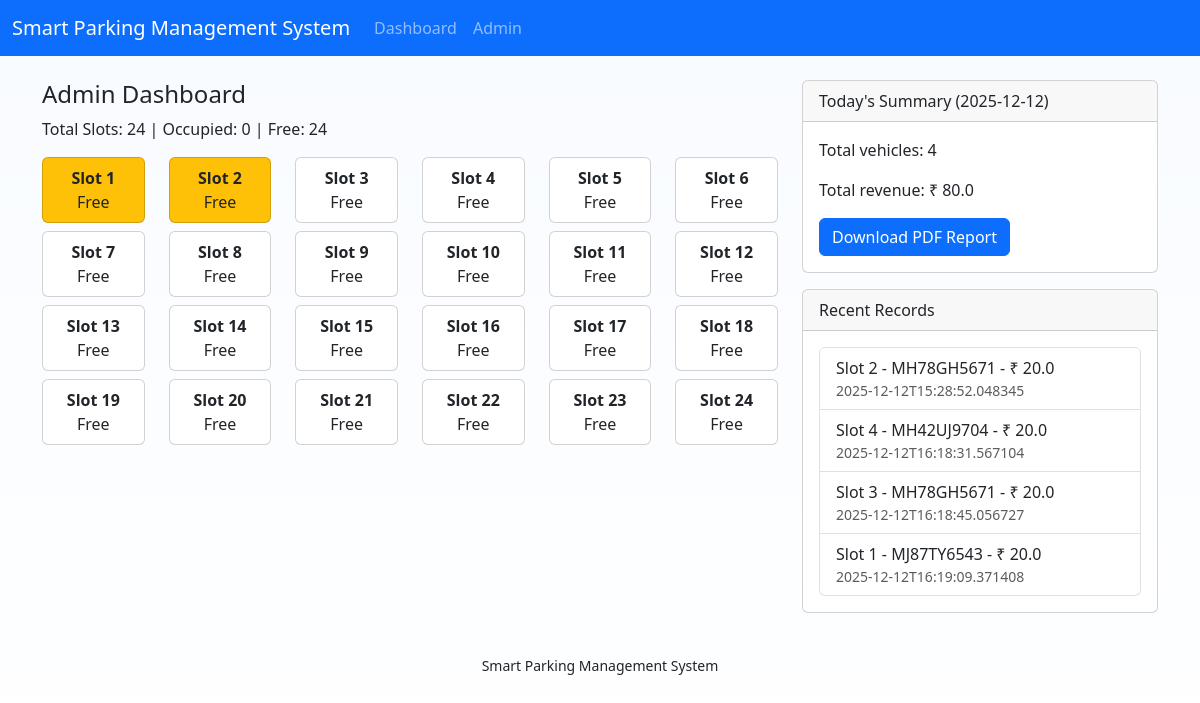
The page /admin on the database its author committed.
### parking/models.py (models this page shows, shortened)
class VehicleRecord(db.Model):
    __tablename__ = "vehicle_records"
    id = db.Column(db.Integer, primary_key=True)
    number = db.Column(db.String(64), nullable=False)
    vtype = db.Column(db.String(32), nullable=False)
    entry_time = db.Column(db.DateTime, default=datetime.utcnow)
    exit_time = db.Column(db.DateTime, nullable=True)
    slot = db.Column(db.Integer, nullable=False)
    fee = db.Column(db.Float, default=0.0)

### app.py (the view)
@app.route("/admin")
def admin():
    status = manager.current_status()
    today_summary = manager.daily_revenue_summary(date.today())
    return render_template(
        "admin.html",
        status=status,
        summary=today_summary,
        reportlab_available=REPORTLAB_AVAILABLE
    )

### parking/manager.py (called while the page is built, shortened)
    def current_status(self):
        occupied = self.storage.get_all_occupied()
        free_slots = [i for i in range(1, self.total_slots + 1)
                      if i not in [v["slot"] for v in occupied]]
        return {
            "total_slots": self.total_slots,
            "occupied_count": len(occupied),
            "free_count": len(free_slots),
            "free_slots": free_slots,
            "occupied": occupied,
            "vip_slots": sorted(list(self.vip_slots))
        }

    def daily_revenue_summary(self, qdate: date):
        records = self.storage.get_daily_records(qdate)
        total = sum(r["fee"] for r in records)
        return {
            "date": qdate.isoformat(),
            "total_vehicles": len(records),
            "total_revenue": total,
            "records": records
        }

### parking/storage.py (called while the page is built)
    def get_all_occupied(self):
        return [v for v in self.slots.values() if v is not None]

    def get_daily_records(self, query_date: date):
        results = VehicleRecord.query.filter(
            db.func.date(VehicleRecord.exit_time) == query_date  # <-- FIXED
        ).all()
        final = []
        for r in results:
            final.append({
                "vehicle_number": r.number,
                "vtype": r.vtype,
                "entry": r.entry_time.isoformat(),
                "exit": r.exit_time.isoformat(),
                "slot": r.slot,
                "fee": float(r.fee)
            })
        return final

### templates/admin.html
{% extends "base.html" %}
{% block content %}
<div class="row">
  <div class="col-md-8">
    <h4>Admin Dashboard</h4>
    <p>
      Total Slots: {{ status.total_slots }} |
      Occupied: {{ status.occupied_count }} |
      Free: {{ status.free_count }}
    </p>
    <div id="slotGridAdmin">
      <div class="row">
        {% for slot in range(1, status.total_slots + 1) %}
          {% set vehicle = status.occupied | selectattr("slot", "equalto", slot) | list | first %}
          <div class="col-2 mb-2">
            <div class="card text-center {% if slot in status.vip_slots %}bg-warning{% endif %} {% if vehicle %}bg-danger text-white{% endif %}">
              <div class="card-body p-2">
                <strong>Slot {{ slot }}</strong><br>
                {% if vehicle %}
                  {{ vehicle.vehicle_number }}
                {% else %}
                  Free
                {% endif %}
              </div>
            </div>
          </div>
        {% endfor %}
      </div>
    </div>
  </div>
  <div class="col-md-4">
    <div class="card mb-3">
      <div class="card-header">Today's Summary ({{ summary.date }})</div>
      <div class="card-body">
        <p>Total vehicles: {{ summary.total_vehicles }}</p>
        <p>Total revenue: ₹ {{ summary.total_revenue }}</p>
        {% if reportlab_available %}
          <a class="btn btn-primary" href="{{ url_for('report_pdf') }}">Download PDF Report</a>
        {% else %}
          <p class="text-danger">PDF module not installed</p>
        {% endif %}
      </div>
    </div>
    <div class="card">
      <div class="card-header">Recent Records</div>
      <div class="card-body">
        {% if summary.records %}
          <ul class="list-group">
            {% for r in summary.records[-10:] %}
              <li class="list-group-item">
                Slot {{ r.slot }} - {{ r.vehicle_number }} - ₹ {{ r.fee }}
                <div class="small text-muted">{{ r.exit or 'Pending' }}</div>
              </li>
            {% endfor %}
          </ul>
        {% else %}
          <p class="text-muted">No records today.</p>
        {% endif %}
      </div>
    </div>
  </div>
</div>
{% endblock %}

### templates/base.html (shortened to what this page needs)
<!doctype html>
<html lang="en">
  <head>
    <link href="https://cdn.jsdelivr.net/npm/bootstrap@5.3.2/dist/css/bootstrap.min.css" rel="stylesheet">
    <link href="{{ url_for('static', filename='css/style.css') }}" rel="stylesheet">
  </head>
  <body>
    <nav class="navbar navbar-expand-lg navbar-dark bg-primary">
      <div class="container-fluid">
        <a class="navbar-brand" href="{{ url_for('index') }}">Smart Parking Management System</a>
        <div class="collapse navbar-collapse">
          <ul class="navbar-nav me-auto">
            <li class="nav-item"><a class="nav-link" href="{{ url_for('index') }}">Dashboard</a></li>
            <li class="nav-item"><a class="nav-link" href="{{ url_for('admin') }}">Admin</a></li>
          </ul>
        </div>
      </div>
    </nav>
    <main class="container my-4">
      {% block content %}{% endblock %}
    </main>
    <footer class="text-center py-3">
      <small>Smart Parking Management System</small>
    </footer>
  </body>
</html>

### static/css/style.css (style rules this page uses)
body { background: linear-gradient(180deg, #f8fbff 0%, #ffffff 100%); min-height: 100vh; }

### rows shown on the page
VehicleRecord: slot "2", vehicle_number "MH78GH5671", fee "20.0", exit "2025-12-12T15:28:52.048345"
VehicleRecord: slot "4", vehicle_number "MH42UJ9704", fee "20.0", exit "2025-12-12T16:18:31.567104"
VehicleRecord: slot "3", vehicle_number "MH78GH5671", fee "20.0", exit "2025-12-12T16:18:45.056727"
VehicleRecord: slot "1", vehicle_number "MJ87TY6543", fee "20.0", exit "2025-12-12T16:19:09.371408"

### other values the page prints
{{ status.total_slots }} "24"
{{ status.occupied_count }} "0"
{{ status.free_count }} "24"
{{ slot }} "1" "2" "3" "4" "5" "6" "7" "8" "9" "10" "11" "12" "13" "14" "15" "16" "17" "18" "19" "20" "21" "22" "23" "24"
{{ summary.date }} "2025-12-12"
{{ summary.total_vehicles }} "4"
{{ summary.total_revenue }} "80.0"
